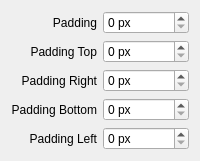
                  <widget class="QWidget" name="tab_35">
                   <attribute name="title">
                    <string>Padding</string>
                   </attribute>
                   <layout class="QGridLayout" name="gridLayout_20">
                    <item row="0" column="0">
                     <widget class="QLabel" name="label_20">
                      <property name="text">
                       <string>Padding</string>
                      </property>
                      <property name="alignment">
                       <set>Qt::AlignRight|Qt::AlignTrailing|Qt::AlignVCenter</set>
                      </property>
                     </widget>
                    </item>
                    <item row="1" column="1">
                     <widget class="QSpinBox" name="pb_padding_top_sb">
                      <property name="suffix">
                       <string> px</string>
                      </property>
                     </widget>
                    </item>
                    <item row="2" column="0">
                     <widget class="QLabel" name="label_22">
                      <property name="text">
                       <string>Padding Right</string>
                      </property>
                      <property name="alignment">
                       <set>Qt::AlignRight|Qt::AlignTrailing|Qt::AlignVCenter</set>
                      </property>
                     </widget>
                    </item>
                    <item row="3" column="1">
                     <widget class="QSpinBox" name="pb_padding_bottom_sb">
                      <property name="suffix">
                       <string> px</string>
                      </property>
                     </widget>
                    </item>
                    <item row="3" column="0">
                     <widget class="QLabel" name="label_23">
                      <property name="text">
                       <string>Padding Bottom</string>
                      </property>
                      <property name="alignment">
                       <set>Qt::AlignRight|Qt::AlignTrailing|Qt::AlignVCenter</set>
                      </property>
                     </widget>
                    </item>
                    <item row="0" column="1">
                     <widget class="QSpinBox" name="pb_padding_all_sb">
                      <property name="suffix">
                       <string> px</string>
                      </property>
                     </widget>
                    </item>
                    <item row="4" column="1">
                     <widget class="QSpinBox" name="pb_padding_left_sb">
                      <property name="suffix">
                       <string> px</string>
                      </property>
                     </widget>
                    </item>
                    <item row="4" column="0">
                     <widget class="QLabel" name="label_24">
                      <property name="text">
                       <string>Padding Left</string>
                      </property>
                      <property name="alignment">
                       <set>Qt::AlignRight|Qt::AlignTrailing|Qt::AlignVCenter</set>
                      </property>
                     </widget>
                    </item>
                    <item row="1" column="0">
                     <widget class="QLabel" name="label_21">
                      <property name="text">
                       <string>Padding Top</string>
                      </property>
                      <property name="alignment">
                       <set>Qt::AlignRight|Qt::AlignTrailing|Qt::AlignVCenter</set>
                      </property>
                     </widget>
                    </item>
                    <item row="2" column="1">
                     <widget class="QSpinBox" name="pb_padding_right_sb">
                      <property name="suffix">
                       <string> px</string>
                      </property>
                     </widget>
                    </item>
                   </layout>
                  </widget>
